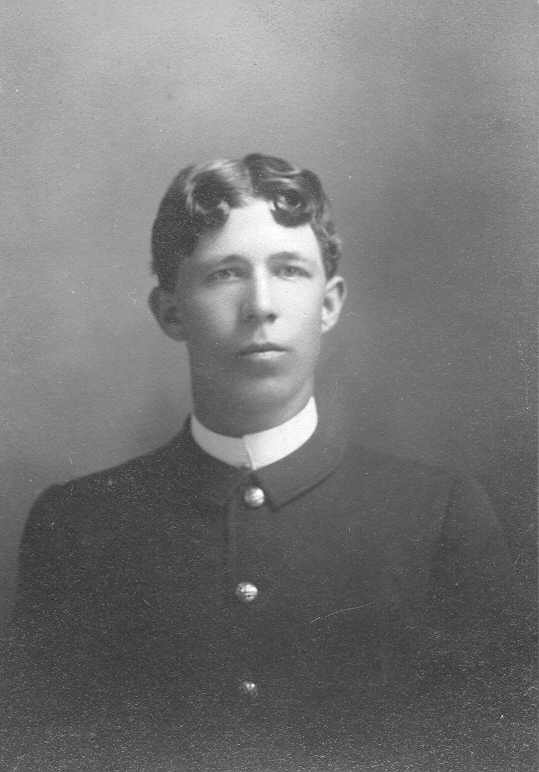
%> input picture Tutorial_2_export/Code/charles_butter_2.jpg, 539 x 772 px
$ octave --eval "image_mask;"   (GNU Octave 9; MATLAB toolbox functions it lacks are replaced by stand-ins)
%> lines starting %> are read from the running program, lines starting %| are printed output that depends on the picture
% script for image spatial filtering
function image_mask
f = imread('charles_butter_2.jpg');
%> f is the input picture: size 772x539 uint8; min 34, max 255, mean 118.6
figure,imshow(f,'border','tight');

%{
%%%% average filter %%%%
mask = 1/9*ones(3,3);
mask2 = fspecial('average',[3,3]);
g = imfilter(f,mask);
figure,imshow(g,'border','tight');
g = imfilter(f,mask2);
figure,imshow(g,'border','tight');
mask = 1/25*ones(5,5);
h = imfilter(f,mask);
figure,imshow(h,'border','tight');
%}
%
% % %%%% median filter %%%%
% g = medfilt2(f,[3,3]);
% figure,imshow(uint8(g),'border','tight');
% h = medfilt2(f,[5,5]);
% figure,imshow(uint8(h),'border','tight');
%
%{
% % %%%% sharpening %%%%
mask = fspecial('sobel');
g = imfilter(f,mask,'replicate');
figure,imshow(g,'border','tight');
mask = fspecial('prewitt');
h = imfilter(f,mask,'replicate');
figure,imshow(h,'border','tight');
%}

% %%%% gradient mask %%%%
 [Fx Fy] = gradient(double(f));
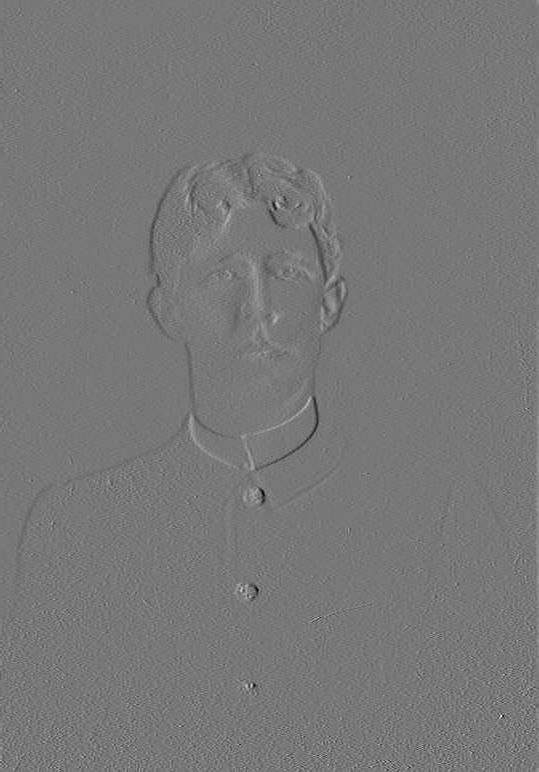
%> Fx: size 772x539 double; min -69, max 77.5, mean 0; drawn with min black and max white
 figure,imshow(uint8(Fx),'border','tight');
%> after `imshow(uint8(Fx),'border','tight')`:
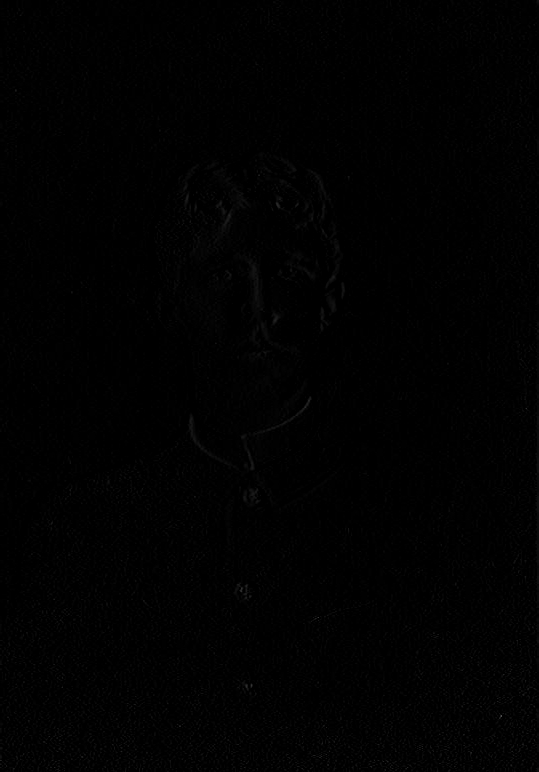
%> displayed picture: size 772x539, on the screen's scale of 0 to 255; min 0, max 78, mean 1.2
 figure,imshow(uint8(Fy),'border','tight');
 MF = sqrt(Fx.^2+Fy.^2);
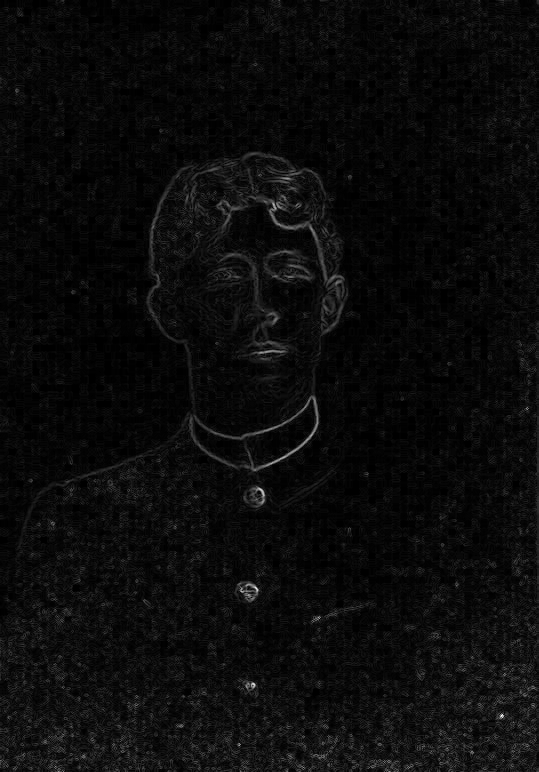
%> MF: size 772x539 double; min 0, max 86.99, mean 3.9; drawn with min black and max white
 figure,imshow(uint8(MF),'border','tight');
